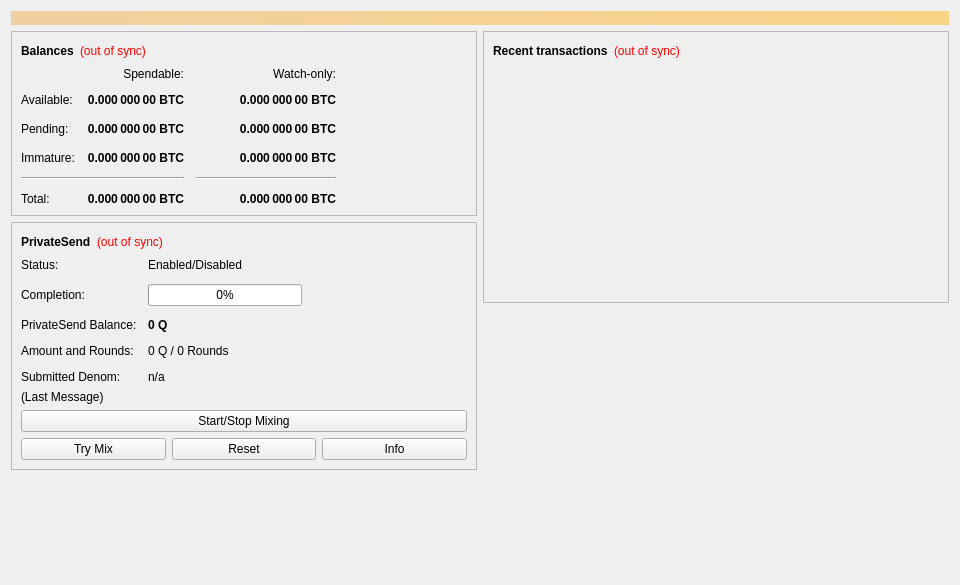
<?xml version="1.0" encoding="UTF-8"?>
<ui version="4.0">
 <class>OverviewPage</class>
 <widget class="QWidget" name="OverviewPage">
  <property name="geometry">
   <rect>
    <x>0</x>
    <y>0</y>
    <width>960</width>
    <height>585</height>
   </rect>
  </property>
  <property name="minimumSize">
   <size>
    <width>960</width>
    <height>0</height>
   </size>
  </property>
  <property name="windowTitle">
   <string>Form</string>
  </property>
  <layout class="QVBoxLayout" name="topLayout">
   <item>
    <widget class="QLabel" name="labelAlerts">
     <property name="visible">
      <bool>false</bool>
     </property>
     <property name="styleSheet">
      <string notr="true">background-color: qlineargradient(x1: 0, y1: 0, x2: 1, y2: 0, stop:0 #F0D0A0, stop:1 #F8D488); color:#000000;</string>
     </property>
     <property name="wordWrap">
      <bool>true</bool>
     </property>
     <property name="margin">
      <number>3</number>
     </property>
    </widget>
   </item>
   <item>
    <layout class="QHBoxLayout" name="horizontalLayout" stretch="1,1">
     <item>
      <layout class="QVBoxLayout" name="verticalLayout_2">
       <item>
        <widget class="QFrame" name="frame">
         <property name="frameShape">
          <enum>QFrame::StyledPanel</enum>
         </property>
         <property name="frameShadow">
          <enum>QFrame::Raised</enum>
         </property>
         <layout class="QVBoxLayout" name="verticalLayout_4">
          <item>
           <layout class="QHBoxLayout" name="horizontalLayout_4">
            <item>
             <widget class="QLabel" name="label_5">
              <property name="font">
               <font>
                <weight>75</weight>
                <bold>true</bold>
               </font>
              </property>
              <property name="text">
               <string>Balances</string>
              </property>
             </widget>
            </item>
            <item>
             <widget class="QLabel" name="labelWalletStatus">
              <property name="toolTip">
               <string>The displayed information may be out of date. Your wallet automatically synchronizes with the Quick network after a connection is established, but this process has not completed yet.</string>
              </property>
              <property name="styleSheet">
               <string notr="true">QLabel { color: red; }</string>
              </property>
              <property name="text">
               <string notr="true">(out of sync)</string>
              </property>
              <property name="alignment">
               <set>Qt::AlignLeading|Qt::AlignLeft|Qt::AlignVCenter</set>
              </property>
             </widget>
            </item>
            <item>
             <spacer name="horizontalSpacer_3">
              <property name="orientation">
               <enum>Qt::Horizontal</enum>
              </property>
              <property name="sizeHint" stdset="0">
               <size>
                <width>40</width>
                <height>20</height>
               </size>
              </property>
             </spacer>
            </item>
           </layout>
          </item>
          <item>
           <layout class="QGridLayout" name="gridLayout">
            <property name="spacing">
             <number>12</number>
            </property>
            <item row="2" column="2">
             <widget class="QLabel" name="labelWatchPending">
              <property name="font">
               <font>
                <weight>75</weight>
                <bold>true</bold>
               </font>
              </property>
              <property name="cursor">
               <cursorShape>IBeamCursor</cursorShape>
              </property>
              <property name="toolTip">
               <string>Unconfirmed transactions to watch-only addresses</string>
              </property>
              <property name="text">
               <string notr="true">0.000 000 00 BTC</string>
              </property>
              <property name="alignment">
               <set>Qt::AlignRight|Qt::AlignTrailing|Qt::AlignVCenter</set>
              </property>
              <property name="textInteractionFlags">
               <set>Qt::LinksAccessibleByMouse|Qt::TextSelectableByKeyboard|Qt::TextSelectableByMouse</set>
              </property>
             </widget>
            </item>
            <item row="2" column="1">
             <widget class="QLabel" name="labelUnconfirmed">
              <property name="font">
               <font>
                <weight>75</weight>
                <bold>true</bold>
               </font>
              </property>
              <property name="cursor">
               <cursorShape>IBeamCursor</cursorShape>
              </property>
              <property name="toolTip">
               <string>Total of transactions that have yet to be confirmed, and do not yet count toward the spendable balance</string>
              </property>
              <property name="text">
               <string notr="true">0.000 000 00 BTC</string>
              </property>
              <property name="alignment">
               <set>Qt::AlignRight|Qt::AlignTrailing|Qt::AlignVCenter</set>
              </property>
              <property name="textInteractionFlags">
               <set>Qt::LinksAccessibleByMouse|Qt::TextSelectableByKeyboard|Qt::TextSelectableByMouse</set>
              </property>
             </widget>
            </item>
            <item row="3" column="2">
             <widget class="QLabel" name="labelWatchImmature">
              <property name="font">
               <font>
                <weight>75</weight>
                <bold>true</bold>
               </font>
              </property>
              <property name="cursor">
               <cursorShape>IBeamCursor</cursorShape>
              </property>
              <property name="toolTip">
               <string>Mined balance in watch-only addresses that has not yet matured</string>
              </property>
              <property name="text">
               <string notr="true">0.000 000 00 BTC</string>
              </property>
              <property name="alignment">
               <set>Qt::AlignRight|Qt::AlignTrailing|Qt::AlignVCenter</set>
              </property>
              <property name="textInteractionFlags">
               <set>Qt::LinksAccessibleByMouse|Qt::TextSelectableByKeyboard|Qt::TextSelectableByMouse</set>
              </property>
             </widget>
            </item>
            <item row="4" column="0" colspan="2">
             <widget class="Line" name="lineSpendableBalance">
              <property name="orientation">
               <enum>Qt::Horizontal</enum>
              </property>
             </widget>
            </item>
            <item row="4" column="2">
             <widget class="Line" name="lineWatchBalance">
              <property name="sizePolicy">
               <sizepolicy hsizetype="Preferred" vsizetype="Fixed">
                <horstretch>0</horstretch>
                <verstretch>0</verstretch>
               </sizepolicy>
              </property>
              <property name="minimumSize">
               <size>
                <width>140</width>
                <height>0</height>
               </size>
              </property>
              <property name="orientation">
               <enum>Qt::Horizontal</enum>
              </property>
             </widget>
            </item>
            <item row="5" column="0">
             <widget class="QLabel" name="labelTotalText">
              <property name="text">
               <string>Total:</string>
              </property>
             </widget>
            </item>
            <item row="3" column="1">
             <widget class="QLabel" name="labelImmature">
              <property name="font">
               <font>
                <weight>75</weight>
                <bold>true</bold>
               </font>
              </property>
              <property name="cursor">
               <cursorShape>IBeamCursor</cursorShape>
              </property>
              <property name="toolTip">
               <string>Mined balance that has not yet matured</string>
              </property>
              <property name="text">
               <string notr="true">0.000 000 00 BTC</string>
              </property>
              <property name="alignment">
               <set>Qt::AlignRight|Qt::AlignTrailing|Qt::AlignVCenter</set>
              </property>
              <property name="textInteractionFlags">
               <set>Qt::LinksAccessibleByMouse|Qt::TextSelectableByKeyboard|Qt::TextSelectableByMouse</set>
              </property>
             </widget>
            </item>
            <item row="2" column="3">
             <spacer name="horizontalSpacer_2">
              <property name="orientation">
               <enum>Qt::Horizontal</enum>
              </property>
              <property name="sizeHint" stdset="0">
               <size>
                <width>40</width>
                <height>20</height>
               </size>
              </property>
             </spacer>
            </item>
            <item row="3" column="0">
             <widget class="QLabel" name="labelImmatureText">
              <property name="text">
               <string>Immature:</string>
              </property>
             </widget>
            </item>
            <item row="5" column="1">
             <widget class="QLabel" name="labelTotal">
              <property name="font">
               <font>
                <weight>75</weight>
                <bold>true</bold>
               </font>
              </property>
              <property name="cursor">
               <cursorShape>IBeamCursor</cursorShape>
              </property>
              <property name="toolTip">
               <string>Your current total balance</string>
              </property>
              <property name="text">
               <string notr="true">0.000 000 00 BTC</string>
              </property>
              <property name="alignment">
               <set>Qt::AlignRight|Qt::AlignTrailing|Qt::AlignVCenter</set>
              </property>
              <property name="textInteractionFlags">
               <set>Qt::LinksAccessibleByMouse|Qt::TextSelectableByKeyboard|Qt::TextSelectableByMouse</set>
              </property>
             </widget>
            </item>
            <item row="5" column="2">
             <widget class="QLabel" name="labelWatchTotal">
              <property name="font">
               <font>
                <weight>75</weight>
                <bold>true</bold>
               </font>
              </property>
              <property name="cursor">
               <cursorShape>IBeamCursor</cursorShape>
              </property>
              <property name="toolTip">
               <string>Current total balance in watch-only addresses</string>
              </property>
              <property name="text">
               <string notr="true">0.000 000 00 BTC</string>
              </property>
              <property name="alignment">
               <set>Qt::AlignRight|Qt::AlignTrailing|Qt::AlignVCenter</set>
              </property>
              <property name="textInteractionFlags">
               <set>Qt::LinksAccessibleByMouse|Qt::TextSelectableByKeyboard|Qt::TextSelectableByMouse</set>
              </property>
             </widget>
            </item>
            <item row="0" column="2">
             <widget class="QLabel" name="labelWatchonly">
              <property name="text">
               <string>Watch-only:</string>
              </property>
              <property name="alignment">
               <set>Qt::AlignRight|Qt::AlignTrailing|Qt::AlignVCenter</set>
              </property>
             </widget>
            </item>
            <item row="1" column="0">
             <widget class="QLabel" name="labelBalanceText">
              <property name="text">
               <string>Available:</string>
              </property>
             </widget>
            </item>
            <item row="1" column="1">
             <widget class="QLabel" name="labelBalance">
              <property name="font">
               <font>
                <weight>75</weight>
                <bold>true</bold>
               </font>
              </property>
              <property name="cursor">
               <cursorShape>IBeamCursor</cursorShape>
              </property>
              <property name="toolTip">
               <string>Your current spendable balance</string>
              </property>
              <property name="text">
               <string notr="true">0.000 000 00 BTC</string>
              </property>
              <property name="alignment">
               <set>Qt::AlignRight|Qt::AlignTrailing|Qt::AlignVCenter</set>
              </property>
              <property name="textInteractionFlags">
               <set>Qt::LinksAccessibleByMouse|Qt::TextSelectableByKeyboard|Qt::TextSelectableByMouse</set>
              </property>
             </widget>
            </item>
            <item row="1" column="2">
             <widget class="QLabel" name="labelWatchAvailable">
              <property name="font">
               <font>
                <weight>75</weight>
                <bold>true</bold>
               </font>
              </property>
              <property name="cursor">
               <cursorShape>IBeamCursor</cursorShape>
              </property>
              <property name="toolTip">
               <string>Your current balance in watch-only addresses</string>
              </property>
              <property name="text">
               <string notr="true">0.000 000 00 BTC</string>
              </property>
              <property name="alignment">
               <set>Qt::AlignRight|Qt::AlignTrailing|Qt::AlignVCenter</set>
              </property>
              <property name="textInteractionFlags">
               <set>Qt::LinksAccessibleByMouse|Qt::TextSelectableByKeyboard|Qt::TextSelectableByMouse</set>
              </property>
             </widget>
            </item>
            <item row="2" column="0">
             <widget class="QLabel" name="labelPendingText">
              <property name="text">
               <string>Pending:</string>
              </property>
             </widget>
            </item>
            <item row="0" column="1">
             <widget class="QLabel" name="labelSpendable">
              <property name="text">
               <string>Spendable:</string>
              </property>
              <property name="alignment">
               <set>Qt::AlignRight|Qt::AlignTrailing|Qt::AlignVCenter</set>
              </property>
             </widget>
            </item>
           </layout>
          </item>
         </layout>
        </widget>
       </item>
       <item>
        <widget class="QFrame" name="framePrivateSend">
         <property name="layoutDirection">
          <enum>Qt::LeftToRight</enum>
         </property>
         <property name="frameShape">
          <enum>QFrame::StyledPanel</enum>
         </property>
         <property name="frameShadow">
          <enum>QFrame::Raised</enum>
         </property>
         <layout class="QVBoxLayout" name="VerticalLayout_PS1">
          <item>
           <layout class="QHBoxLayout" name="horizontalLayout_5">
            <item>
             <widget class="QLabel" name="labelPrivateSendHeader">
              <property name="font">
               <font>
                <weight>75</weight>
                <bold>true</bold>
               </font>
              </property>
              <property name="text">
               <string>PrivateSend</string>
              </property>
             </widget>
            </item>
            <item>
             <widget class="QLabel" name="labelPrivateSendSyncStatus">
              <property name="toolTip">
               <string>The displayed information may be out of date. Your wallet automatically synchronizes with the Quick network after a connection is established, but this process has not completed yet.</string>
              </property>
              <property name="styleSheet">
               <string notr="true">QLabel { color: red; }</string>
              </property>
              <property name="text">
               <string notr="true">(out of sync)</string>
              </property>
              <property name="alignment">
               <set>Qt::AlignLeading|Qt::AlignLeft|Qt::AlignVCenter</set>
              </property>
             </widget>
            </item>
            <item>
             <spacer name="horizontalSpacer_4">
              <property name="orientation">
               <enum>Qt::Horizontal</enum>
              </property>
              <property name="sizeHint" stdset="0">
               <size>
                <width>40</width>
                <height>20</height>
               </size>
              </property>
             </spacer>
            </item>
           </layout>
          </item>
          <item>
           <layout class="QFormLayout" name="privateSendFormLayout">
            <property name="fieldGrowthPolicy">
             <enum>QFormLayout::AllNonFixedFieldsGrow</enum>
            </property>
            <property name="horizontalSpacing">
             <number>11</number>
            </property>
            <property name="verticalSpacing">
             <number>12</number>
            </property>
            <item row="0" column="0">
             <widget class="QLabel" name="labelPrivateSendEnabledText">
              <property name="text">
               <string>Status:</string>
              </property>
             </widget>
            </item>
            <item row="0" column="1">
             <widget class="QLabel" name="labelPrivateSendEnabled">
              <property name="text">
               <string>Enabled/Disabled</string>
              </property>
             </widget>
            </item>
            <item row="1" column="0">
             <widget class="QLabel" name="labelCompletitionText">
              <property name="text">
               <string>Completion:</string>
              </property>
             </widget>
            </item>
            <item row="1" column="1">
             <widget class="QProgressBar" name="privateSendProgress">
              <property name="maximumSize">
               <size>
                <width>154</width>
                <height>16777215</height>
               </size>
              </property>
              <property name="value">
               <number>0</number>
              </property>
             </widget>
            </item>
            <item row="2" column="0">
             <widget class="QLabel" name="labelAnonymizedText">
              <property name="text">
               <string>PrivateSend Balance:</string>
              </property>
             </widget>
            </item>
            <item row="2" column="1">
             <widget class="QLabel" name="labelAnonymized">
              <property name="font">
               <font>
                <weight>75</weight>
                <bold>true</bold>
               </font>
              </property>
              <property name="text">
               <string notr="true">0 Q</string>
              </property>
             </widget>
            </item>
            <item row="3" column="0">
             <widget class="QLabel" name="labelAmountAndRoundsText">
              <property name="text">
               <string>Amount and Rounds:</string>
              </property>
             </widget>
            </item>
            <item row="3" column="1">
             <widget class="QLabel" name="labelAmountRounds">
              <property name="text">
               <string>0 Q / 0 Rounds</string>
              </property>
             </widget>
            </item>
            <item row="4" column="0">
             <widget class="QLabel" name="labelSubmittedDenomText">
              <property name="text">
               <string>Submitted Denom:</string>
              </property>
             </widget>
            </item>
            <item row="4" column="1">
             <widget class="QLabel" name="labelSubmittedDenom">
              <property name="toolTip">
               <string>The denominations you submitted to the Masternode.&lt;br&gt;To mix, other users must submit the exact same denominations.</string>
              </property>
              <property name="text">
               <string>n/a</string>
              </property>
             </widget>
            </item>
           </layout>
          </item>
          <item>
           <layout class="QVBoxLayout" name="VerticalLayout_PS">
            <item>
             <widget class="QLabel" name="labelPrivateSendLastMessage">
              <property name="text">
               <string>(Last Message)</string>
              </property>
              <property name="alignment">
               <set>Qt::AlignLeading|Qt::AlignLeft|Qt::AlignTop</set>
              </property>
              <property name="wordWrap">
               <bool>true</bool>
              </property>
             </widget>
            </item>
            <item>
             <widget class="QPushButton" name="togglePrivateSend">
              <property name="sizePolicy">
               <sizepolicy hsizetype="MinimumExpanding" vsizetype="Fixed">
                <horstretch>0</horstretch>
                <verstretch>0</verstretch>
               </sizepolicy>
              </property>
              <property name="text">
               <string>Start/Stop Mixing</string>
              </property>
             </widget>
            </item>
            <item>
             <layout class="QHBoxLayout" name="horizontalLayout_debugbuttons">
              <item>
               <widget class="QPushButton" name="privateSendAuto">
                <property name="sizePolicy">
                 <sizepolicy hsizetype="MinimumExpanding" vsizetype="Fixed">
                  <horstretch>0</horstretch>
                  <verstretch>0</verstretch>
                 </sizepolicy>
                </property>
                <property name="toolTip">
                 <string>Try to manually submit a PrivateSend request.</string>
                </property>
                <property name="text">
                 <string>Try Mix</string>
                </property>
               </widget>
              </item>
              <item>
               <widget class="QPushButton" name="privateSendReset">
                <property name="sizePolicy">
                 <sizepolicy hsizetype="MinimumExpanding" vsizetype="Fixed">
                  <horstretch>0</horstretch>
                  <verstretch>0</verstretch>
                 </sizepolicy>
                </property>
                <property name="toolTip">
                 <string>Reset the current status of PrivateSend (can interrupt PrivateSend if it's in the process of Mixing, which can cost you money!)</string>
                </property>
                <property name="autoFillBackground">
                 <bool>false</bool>
                </property>
                <property name="text">
                 <string>Reset</string>
                </property>
               </widget>
              </item>
              <item>
               <widget class="QPushButton" name="privateSendInfo">
                <property name="sizePolicy">
                 <sizepolicy hsizetype="MinimumExpanding" vsizetype="Fixed">
                  <horstretch>0</horstretch>
                  <verstretch>0</verstretch>
                 </sizepolicy>
                </property>
                <property name="toolTip">
                 <string>Information about PrivateSend and Mixing</string>
                </property>
                <property name="text">
                 <string>Info</string>
                </property>
               </widget>
              </item>
             </layout>
            </item>
           </layout>
          </item>
         </layout>
        </widget>
       </item>
       <item>
        <spacer name="verticalSpacer">
         <property name="orientation">
          <enum>Qt::Vertical</enum>
         </property>
         <property name="sizeHint" stdset="0">
          <size>
           <width>20</width>
           <height>40</height>
          </size>
         </property>
        </spacer>
       </item>
      </layout>
     </item>
     <item>
      <layout class="QVBoxLayout" name="verticalLayout_3">
       <item>
        <widget class="QFrame" name="frame_2">
         <property name="frameShape">
          <enum>QFrame::StyledPanel</enum>
         </property>
         <property name="frameShadow">
          <enum>QFrame::Raised</enum>
         </property>
         <layout class="QVBoxLayout" name="verticalLayout">
          <item>
           <layout class="QHBoxLayout" name="horizontalLayout_2">
            <item>
             <widget class="QLabel" name="label_4">
              <property name="font">
               <font>
                <weight>75</weight>
                <bold>true</bold>
               </font>
              </property>
              <property name="text">
               <string>Recent transactions</string>
              </property>
             </widget>
            </item>
            <item>
             <widget class="QLabel" name="labelTransactionsStatus">
              <property name="toolTip">
               <string>The displayed information may be out of date. Your wallet automatically synchronizes with the Quick network after a connection is established, but this process has not completed yet.</string>
              </property>
              <property name="styleSheet">
               <string notr="true">QLabel { color: red; }</string>
              </property>
              <property name="text">
               <string notr="true">(out of sync)</string>
              </property>
              <property name="alignment">
               <set>Qt::AlignLeading|Qt::AlignLeft|Qt::AlignVCenter</set>
              </property>
             </widget>
            </item>
            <item>
             <spacer name="horizontalSpacer">
              <property name="orientation">
               <enum>Qt::Horizontal</enum>
              </property>
              <property name="sizeHint" stdset="0">
               <size>
                <width>40</width>
                <height>20</height>
               </size>
              </property>
             </spacer>
            </item>
           </layout>
          </item>
          <item>
           <widget class="QListView" name="listTransactions">
            <property name="styleSheet">
             <string notr="true">QListView { background: transparent; }</string>
            </property>
            <property name="frameShape">
             <enum>QFrame::NoFrame</enum>
            </property>
            <property name="verticalScrollBarPolicy">
             <enum>Qt::ScrollBarAlwaysOff</enum>
            </property>
            <property name="horizontalScrollBarPolicy">
             <enum>Qt::ScrollBarAlwaysOff</enum>
            </property>
            <property name="selectionMode">
             <enum>QAbstractItemView::NoSelection</enum>
            </property>
           </widget>
          </item>
         </layout>
        </widget>
       </item>
       <item>
        <spacer name="verticalSpacer_2">
         <property name="orientation">
          <enum>Qt::Vertical</enum>
         </property>
         <property name="sizeHint" stdset="0">
          <size>
           <width>20</width>
           <height>40</height>
          </size>
         </property>
        </spacer>
       </item>
      </layout>
     </item>
    </layout>
   </item>
  </layout>
 </widget>
 <resources/>
 <connections/>
</ui>
